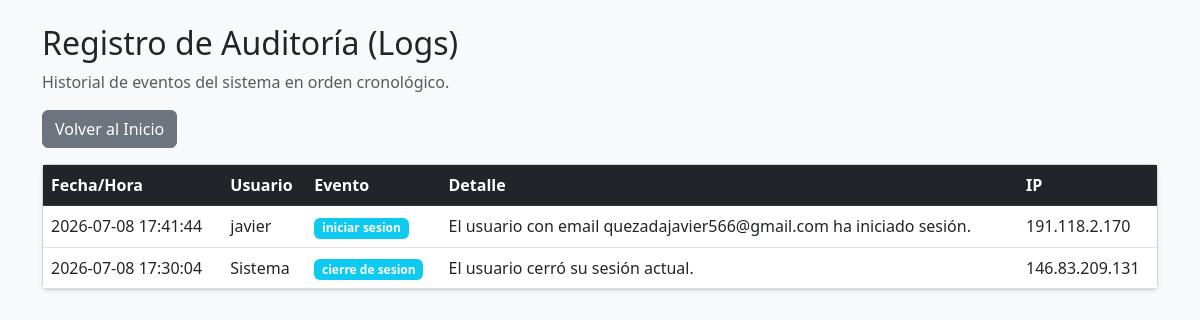
Screenshot of /logs_view.php (signed in) with the database file from the repository.
### tables this page shows
CREATE TABLE logs (
    id INTEGER PRIMARY KEY AUTOINCREMENT,
    fecha_hora DATETIME DEFAULT CURRENT_TIMESTAMP,
    usuario_id INTEGER,
    evento TEXT NOT NULL,
    detalle TEXT,
    ip_host_client TEXT
    );

CREATE TABLE usuarios (
        id INTEGER PRIMARY KEY AUTOINCREMENT,
        username TEXT UNIQUE NOT NULL,
        email TEXT UNIQUE NOT NULL,
        password TEXT NOT NULL,
        verificado INTEGER DEFAULT 0,
        token TEXT
    );

### logs_view.php (the view, shortened to what this page needs)
<?php
$db = require_once 'db.php';
$query = "SELECT l.*, u.username
          FROM logs l
          LEFT JOIN usuarios u ON l.usuario_id = u.id
          ORDER BY l.fecha_hora DESC";
$stmt = $db->query($query);
?>
<!DOCTYPE html>
<html lang="es">
<head>
    <link href="https://cdn.jsdelivr.net/npm/bootstrap@5.3.0/dist/css/bootstrap.min.css" rel="stylesheet">
</head>
<body class="bg-light">
    <div class="container mt-4">
        <h2>Registro de Auditoría (Logs)</h2>
        <p class="text-muted">Historial de eventos del sistema en orden cronológico.</p>
        <a href="index.php" class="btn btn-secondary mb-3">Volver al Inicio</a>
        <div class="card shadow-sm">
            <div class="table-responsive">
                <table class="table table-hover mb-0">
                    <thead class="table-dark">
                        <tr>
                            <th>Fecha/Hora</th>
                            <th>Usuario</th>
                            <th>Evento</th>
                            <th>Detalle</th>
                            <th>IP</th>
                        </tr>
                    </thead>
                    <tbody>
                        <?php while($row = $stmt->fetch(PDO::FETCH_ASSOC)): ?>
                        <tr>
                            <td><?php echo $row['fecha_hora']; ?></td>
                            <td><?php echo $row['username'] ?? 'Sistema'; ?></td>
                            <td><span class="badge bg-info"><?php echo $row['evento']; ?></span></td>
                            <td><?php echo htmlspecialchars($row['detalle']); ?></td>
                            <td><?php echo $row['ip_host_client']; ?></td>
                        </tr>
                        <?php endwhile; ?>
                    </tbody>
                </table>
            </div>
        </div>
    </div>
</body>
</html>

### rows the page displays
logs: fecha_hora "2026-07-08 17:41:44", usuario.username "javier", evento "iniciar sesion", detalle "El usuario con email quezadajavier566@gmail.com ha iniciado sesión.", ip_host_client "191.118.2.170"
logs: fecha_hora "2026-07-08 17:30:04", username "Sistema", evento "cierre de sesion", detalle "El usuario cerró su sesión actual.", ip_host_client "146.83.209.131"
